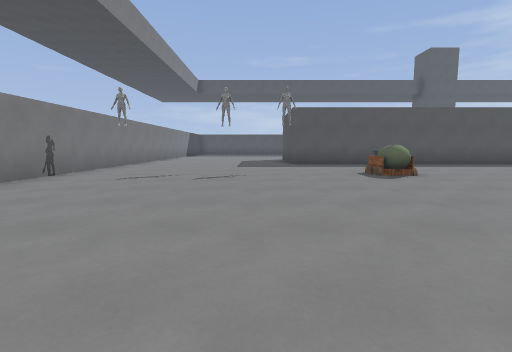
[1] (above)

16 first-person views from a walk through a level from a Godot 3-D game. The camera is 1.2 m above the floor, tilts 6° down and sees 85° across. The floor is counted in squares, 2 m on a side. Each view is taken from the middle of a square. On the plan, view 1 faces up. The plan holds only what a view shows up to about 9 squares ahead; the rest is blank. The place goes on beyond the plan. Some surface patterns are stand-ins.

[2]
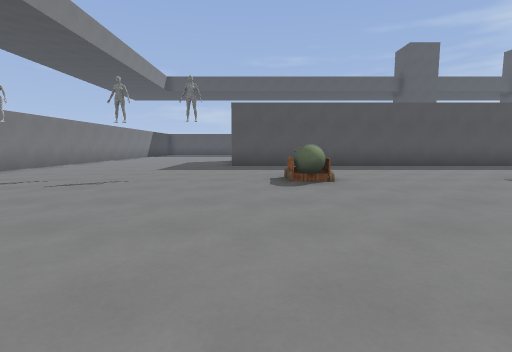

[3]
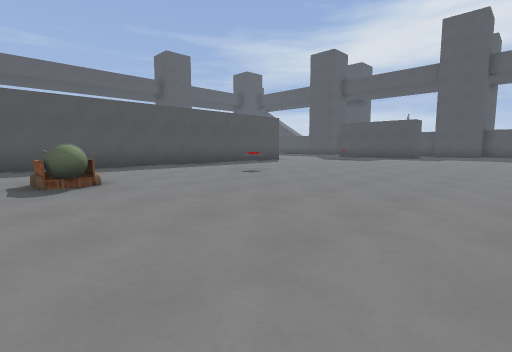

[4]
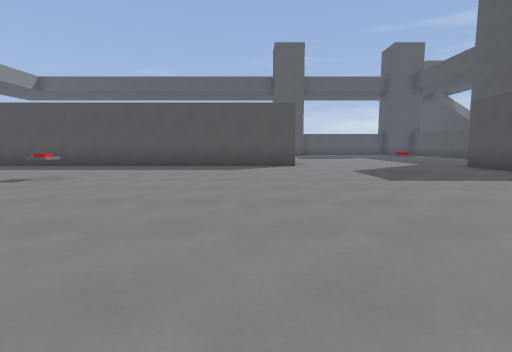

[5]
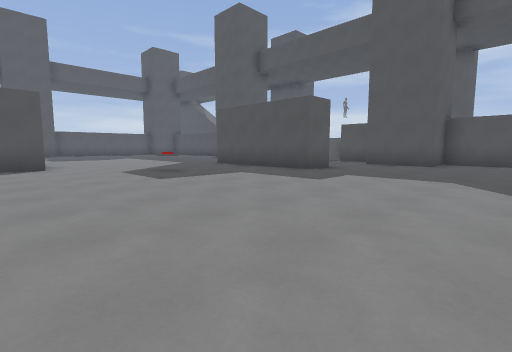

[6]
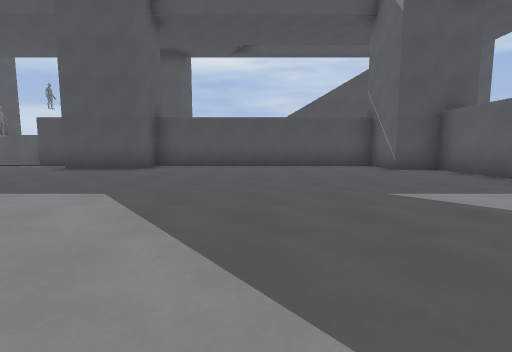

[7]
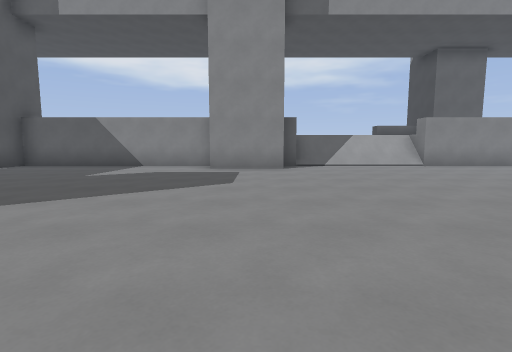

[8]
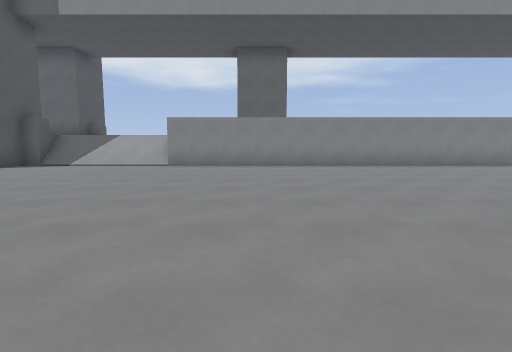

[9]
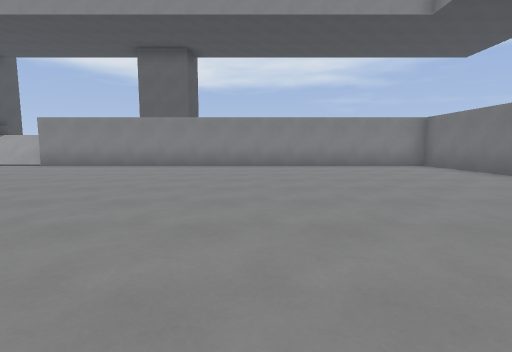

[10]
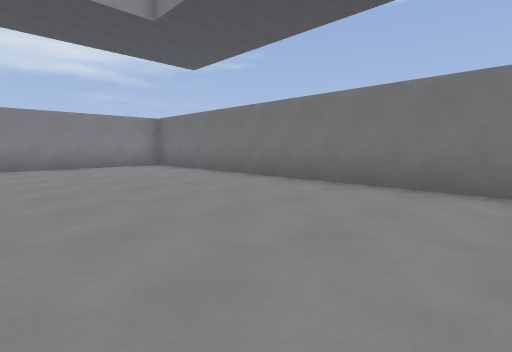

[11]
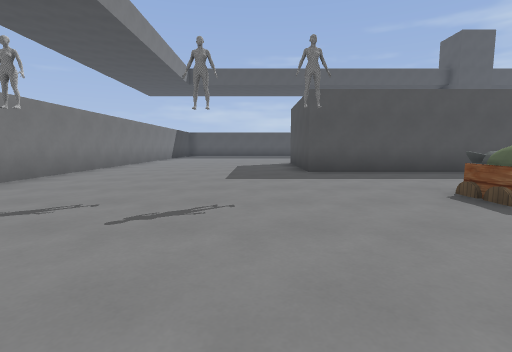

[12]
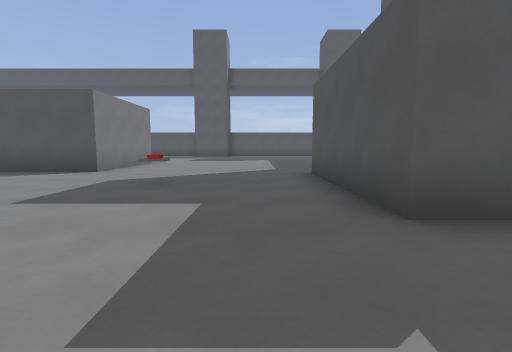

[13]
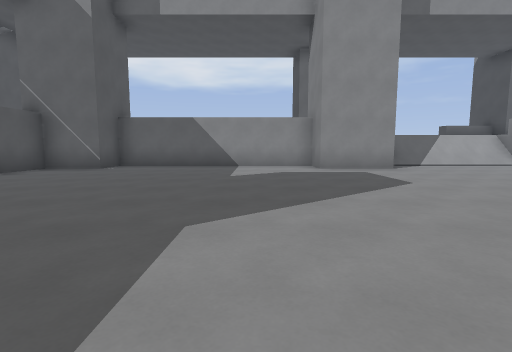

[14]
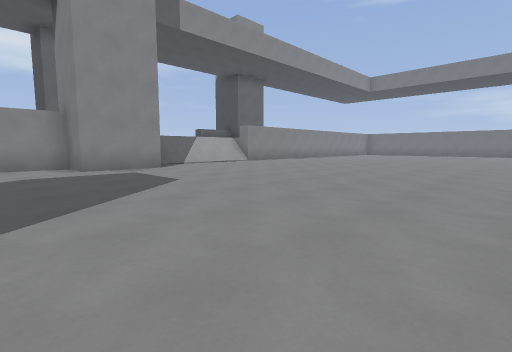

[15]
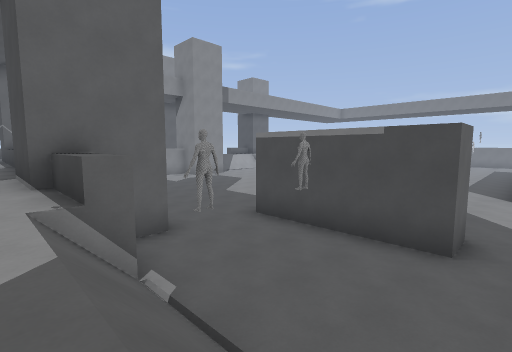

[16]
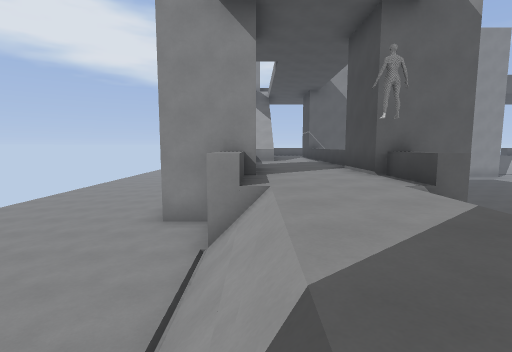

### Floor plan
Key: @ floor where view 1 was taken; # wall or solid block; . main floor; : floor 2 m higher than the main floor; / step, stairs or slope; = window, fence, low wall or low ledge; ^ raised ledge; O other object.
Columns run from 5 left of view 1 to 31 right of it. Each row starts with its distance up from view 1.
 11 #......#         #.....       /
 10 #......###########......... ::/
  9 #......................#.../::/..
  8 #......................#.../::/...
  7 #..................O...#.../::/....
  6 #.......^...O..........#...^:::.....
  5 #.........................##::^##....
  4 #.........................##::   ....
  3 #..........................#:::  ....
  2 #..........................^:::  ....
  1 #..........................^:
  0 #....@.....................^
 -1 #..........................^
 -2 #..........................^
 -3 #..........................^
 -4 #.................##......##
 -5  ============////###======#

Where each view was taken, in squares from view 1:
view 1: 0 up, 0 right, facing up
view 2: 1 up, 2 right, facing up
view 3: 1 up, 2 right, facing up-right
view 4: 1 up, 11 right, facing up
view 5: 1 up, 11 right, facing up-right
view 6: 0 up, 13 right, facing right
view 7: 4 up, 13 right, facing down
view 8: 4 up, 5 right, facing down
view 9: 4 up, 1 right, facing down
view 10: 4 up, 0 right, facing down-left
view 11: 3 up, 0 right, facing up
view 12: 3 up, 16 right, facing up
view 13: 4 up, 16 right, facing down
view 14: 4 up, 16 right, facing down-left
view 15: 10 up, 23 right, facing down-left
view 16: 11 up, 25 right, facing down
